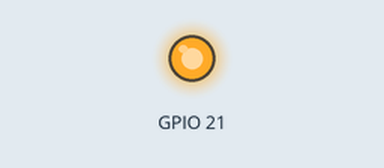
A program run on a simulated Raspberry Pi (BCM pin numbers). Parts: output pins drawn as LEDs (lit = HIGH).

Above: at 0.1 s.
Timing chart, 0 to 1.6 s (numbered marks = the images above):
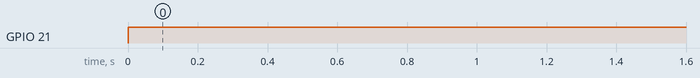

The program:

pan.py
```python
import RPi.GPIO as GPIO
import time

GPIO.setwarnings(False)
GPIO.setmode(GPIO.BCM)
GPIO.setup(21, GPIO.OUT)

def panon():
  try:
    while True:
      GPIO.output(21, GPIO.HIGH)
      time.sleep(500)
      GPIO.output(21, GPIO.LOW)
      time.sleep(500)
    GPIO.cleanup()
  except KeyboardInterrupt:
      pass

panon()
```

Measured:
- by itself, GPIO 21: LOW → HIGH at 0.00 s
